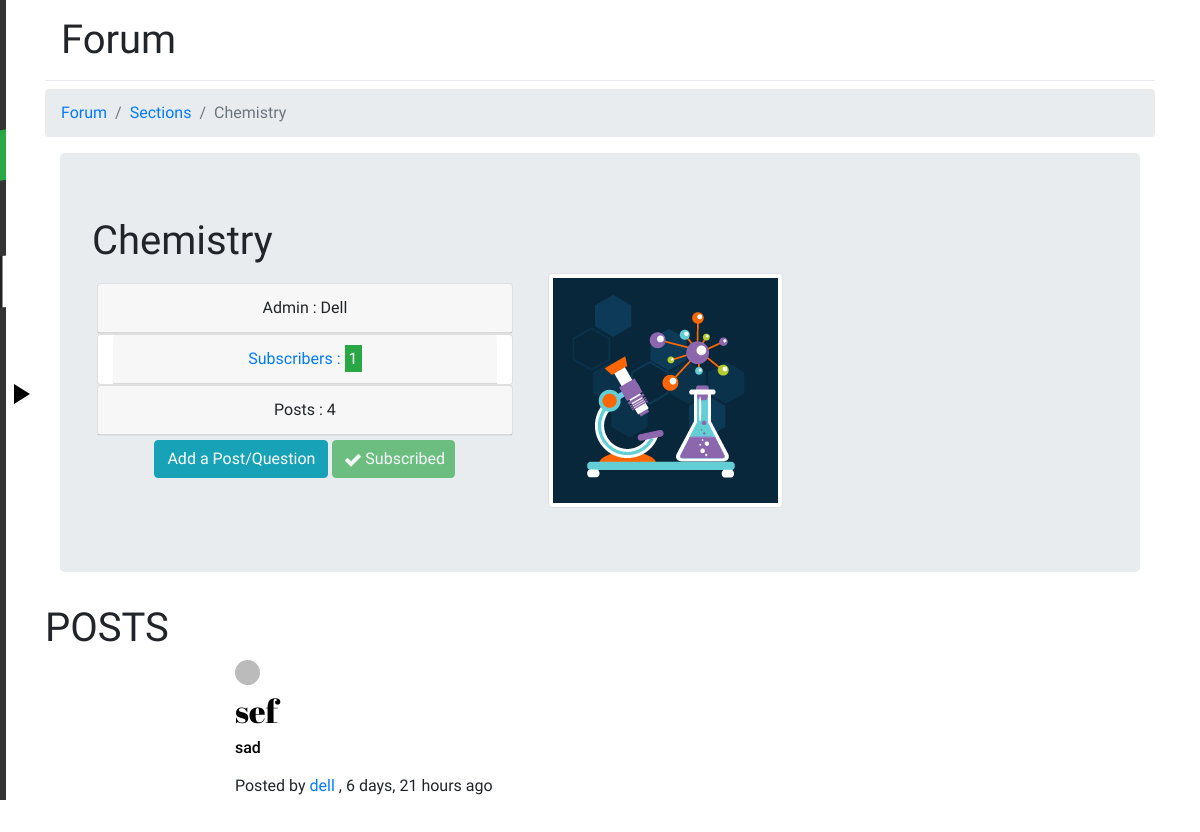
Before: /forum/sections/chemistry/ (signed in) with the older database file.
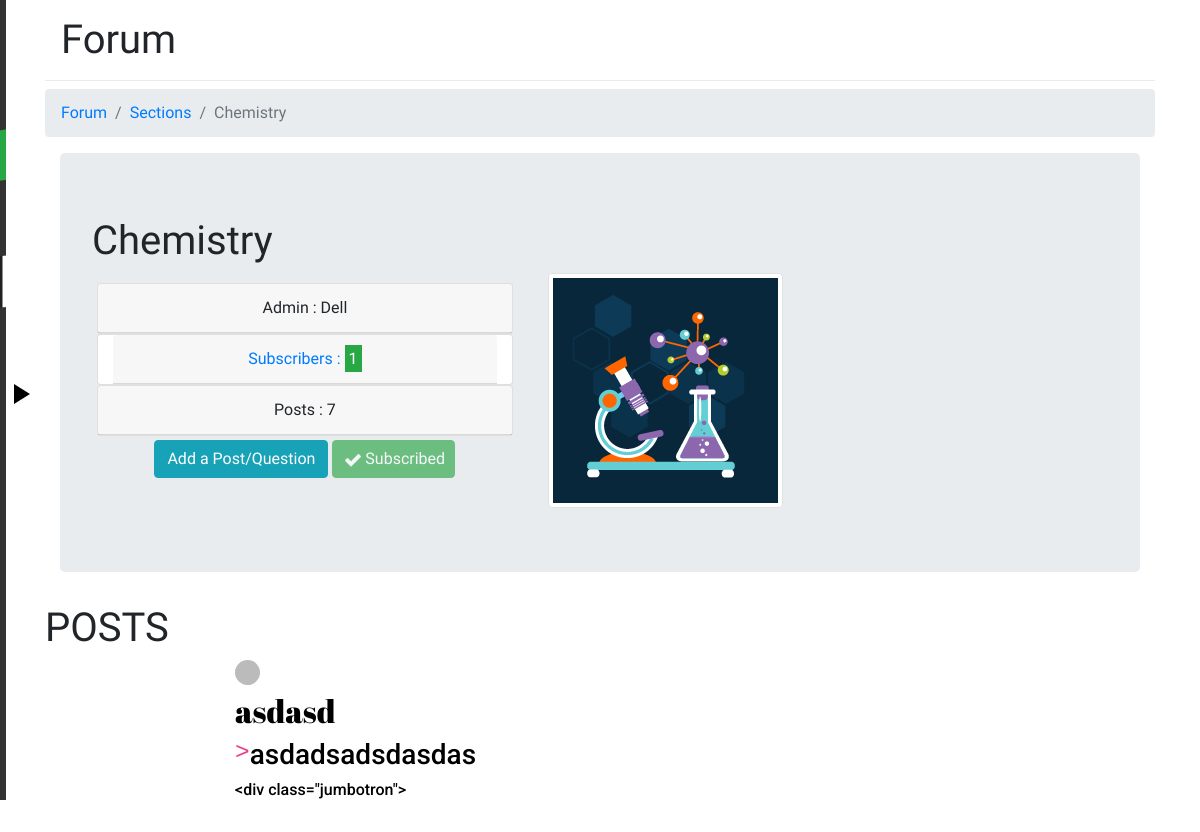
After: the same page with the newer database file.
### forum/models.py (models this page shows, shortened)
class ForumSection(models.Model):
    name=models.CharField(max_length=75)
    section_desc=models.TextField(blank=True,null=True)
    admin=models.ForeignKey(User,on_delete=models.CASCADE,default=1,related_name="ForumSection_admin")
    picture_link=models.CharField(max_length=250,default="default_section.png")
    section_link = models.SlugField(null=True, blank=True)
    subscribers=models.ManyToManyField(User,related_name="ForumSection_subscribers")

class Post(models.Model):
    title=models.CharField(max_length=250)
    author=models.ForeignKey(User,on_delete=models.CASCADE,default=1)
    section=models.ForeignKey(ForumSection,on_delete=models.CASCADE)
    content=models.TextField()
    subject=models.CharField(max_length=150,null=True,blank=True)
    created_time=models.DateTimeField(auto_now_add=True)
    updated_time=models.DateTimeField(auto_now=True)
    upvote=models.ManyToManyField(User,blank=True,related_name="like")
    downvote=models.ManyToManyField(User,blank=True,related_name="dislike")
    class Meta:
        ordering=['-updated_time','-created_time']

### forum/views.py (the view)
# urls.py: re_path(r'^sections/(?P<section_link>[\w-]+)/$',ForumSectionDetailView.as_view(),name="sections"),
class ForumSectionDetailView(LoginRequiredMixin,DetailView):
    def get_object(self):
        section_link=self.kwargs.get("section_link")
        obj=get_object_or_404(ForumSection,section_link=section_link)
        return obj
    def get_context_data(self, *args,**kwargs):
        section_link = self.kwargs.get("section_link")
        obj = get_object_or_404(ForumSection, section_link=section_link)
        subscribers = list(obj.subscribers.all())
        is_subscribed= self.request.user in subscribers
        context = super().get_context_data(*args,**kwargs)
        context.update({'forum': True, 'logged_in': True, 'explore': True ,'is_subscribed':is_subscribed})
        return context
    template_name = "forum/forum_detail.html"

### forum/templates/forum/forum_detail.html (shortened to what this page needs)
{% extends 'home/includes/base1.html' %}
{% block content1 %}
    {% load staticfiles %}
    <link rel="stylesheet" href="{% static '/home/css/meny.css' %}" />
    <link rel="stylesheet" href="{% static '/forum/css/forum_main.css' %}" />
{% endblock content1 %}
{% block body %}
    {% include 'home/includes/navbar.html' %}
    <div class="contents">
        <div class="container">
            <h1 class="modal-header">Forum</h1>
            <nav aria-label="breadcrumb">
              <ol class="breadcrumb">
                <li class="breadcrumb-item"><a href="{% url 'forum:index' %}">Forum</a></li>
                <li class="breadcrumb-item"><a href="{% url 'forum:explore' %}">Sections</a></li>
                <li class="breadcrumb-item active">{{ object.name }}</li>
              </ol>
            </nav>
            <div class="container">
                <div class="jumbotron clearfix">
                    <header><h1>{{ object.name }}</h1></header>
                    <div class="row">
                    <div class="col-xl-5 col-lg-5 col-md-12 section_desc">
                                <div class="card">
                                    <span class="admin card-header text-capitalize text-center">Admin : {{ object.admin }}</span>
                                </div>
                                <div class="card container-fluid">
                                    {% if not object.subscribers.all.count %}<div class="card-header text-center">Subscribers : <span class="badge-success p-1">{{ object.subscribers.all.count }}</span></div>
                                    {% else %}
                                        <a href="#" class="subs_toggle" data-toggle="modal" data-target="#subs"><div class="card-header text-center">Subscribers : <span class="badge-success p-1">{{ object.subscribers.all.count }}</span></div></a>
                                    {% endif %}
                                </div>
                        <div class="card text-center"><div class="card-header">Posts : {{ object.post_set.all.count }}</div></div>
                        <div class="text-center buttons_fdetail">
                            <a href="{% url 'forum:create' %}" class="btn btn-info mt-1">Add a Post/Question</a>
                            {% if not is_subscribed %}
                            <a href="{% url 'forum:subscribe' pk=object.pk %}" class="btn btn-success mt-1">
                                <svg class="icon icon-plus"><use xlink:href="#icon-plus"></use></svg>&nbsp;Subscribe
                            </a>
                            {% else %}
                                <a href="{% url 'forum:unsubscribe' pk=object.pk %}" class="btn btn-success mt-1 subscribe-d" id="subscribed" style="width:123px;height:38px">
                                <svg class="icon icon-checkmark"><use xlink:href="#icon-checkmark"></use></svg>&nbsp;Subscribed
                                </a>
                            {% endif %}
                        </div>
                    </div>
                        <div class="col-xl-6 col-lg-6 col-md-12"><img src="{% load static %}{% static 'forum/images/'|add:object.picture_link %}" class="img-thumbnail"/></div>
                </div>
                </div>
    </div
      <div class="container mb-4">
          <h1 class="header">POSTS</h1>
      <div class="row">
          {% for post in object.post_set.all %}
            <div class="col-lg-8 col-md-10 mx-auto">
          <div class="post-preview">
            <span class="dot"></span>
            <a href="{% url 'forum:posts' pk=post.pk %}">
              <h2 class="post-title">
                {{ post.title }}
              </h2>
                {% if post.subject %}
              <h3 class="post-subtitle">
                <code class="float-left">></code>
                {{ post.subject }}
              </h3>
                {% endif %}
                <h6 class="post-contents">
                {{ post.content|linebreaks|truncatewords:10 }}
              </h6>
            </a>
            <p class="post-meta">Posted by
              <a href="{% url 'accounts:profile' username=post.author.username %}">{{ post.author }}</a>
              , {{ post.created_time|timesince}} ago </p>
          </div>
          </div>
        {% endfor %}
        </div>
      </div>
    </div>
        <script src="{% load static %}{% static "forum/js/forum.js" %}" type="text/javascript"></script>
{% endblock body %}

### home/templates/home/includes/base1.html (shortened to what this page needs)
<!doctype html>
<html lang="en">
  <head>
    {% load staticfiles %}
    <link rel="stylesheet" href="{% static 'home/css/bootstrap.min.css'%}"/>
      {% block content1 %}{% endblock content1 %}
  </head>
  <body>
    {% block body %}
    {% endblock %}
    {% load staticfiles %}
  </body>
</html>

### home/templates/home/includes/navbar.html (shortened to what this page needs)
{% block content %}
    <div class="meny">
            <div class="logo_div_nav">
                    {% load staticfiles %}<img class="logo_nav" src="{% static 'home/images/logo-small.png' %}"/>
            </div>
			<h2 class="navbar_header">Menu</h2>
            {% if explore %}
                <ul class="navbar_ul">
                    <li>
                        <form method="get" action="{%  url 'forum:search'%}" class="e_search_group" autocomplete="off">
                                    <div class="input-group">
                                        <button class="btn btn-lg btn-success e_search_button" type="submit">
                                        </button>
                                    </div>
                        </form>
                    </li>
                </ul>
            {% endif %}
			<ul class="navbar_ul">
                 <a href="{% url 'home:index' %}" class="navbar_li_a">
                    <li class="navbar_li {% if home %}selected{% endif %}">
                    </li>
                 </a>
                <a href="{% url 'forum:index'%}" class="navbar_li_a">
				<li class="navbar_li {% if forum %}selected{% endif %}">
                </li>
                </a>
                <a href="{% url 'minefield:index' %}" class="navbar_li_a">
                    <li class="navbar_li {% if about %}selected{% endif %}">
                            {% load staticfiles %}<img src="{% static 'forum/images/minefield_nav.svg' %}" class="minefield_logo_nav" style="width:25px;height:25px;color:white"/>
                    </li>
                </a>
                {% if not logged_in %}
                    <a href="{% url 'accounts:login'%}" class="navbar_li_a">
                        <li class="navbar_li {% if login %}selected{% endif %}">
                        <svg class="icon icon-key"><use xlink:href="#icon-key"></use></svg>
                        <span class="navbar_li_text">&nbsp;Login</span>
                        </li>
                    </a>
                {% else %}
                    <a href="{% url 'accounts:logout'%}" class="navbar_li_a">
                        <li class="navbar_li {% if login %}selected{% endif %}">
                        </li>
                    </a>
                {% endif %}
                <a href="{% url 'home:about' %}" class="navbar_li_a">
                    <li class="navbar_li {% if about %}selected{% endif %}">
                    </li>
                </a>
			</ul>
    </div>
    <div class="meny-arrow"></div>
{% endblock %}

### home/static/home/css/meny.css (style rules this page uses)
html, body { height: 100%; overflow:auto; }
.meny { display: none; overflow: auto; background: #333; color: #eee; -webkit-box-sizing: border-box; -moz-box-sizing: border-box; box-sizing: border-box; }
.meny-arrow { position: absolute; z-index: 10; border: 10px solid transparent; -webkit-transition: opacity 0.4s ease 0.4s; -moz-transition: opacity 0.4s ease 0.4s; -ms-transition: opacity 0.4s ease 0.4s; -o-transition: opacity 0.4s ease 0.4s; transition: opacity 0.4s ease 0.4s; }
.meny-left .meny-arrow { left: 14px; top: 50%; margin-top: -16px; border-left: 16px solid #fff; }
.contents { position:fixed; width: 100%; height: 100%; overflow-y: auto; -webkit-overflow-scrolling: touch; -webkit-transform-style: preserve-3d; -webkit-box-sizing: border-box; -moz-box-sizing: border-box; box-sizing: border-box; }

### forum/static/forum/css/forum_main.css (style rules this page uses)
.icon { display: inline-block; color:#fefefe; width: 1em; height: 1em; fill: currentColor; stroke:currentColor; vertical-align: middle; }
* { margin:0; padding:0; }
ul { list-style: none; }
body { font-family:'Share Tech'; background-color: #fff; }
.navbar_header { padding:5px 0px 5px 5px; font-family:'Share Tech'; text-decoration:underline; }
.navbar_li { padding:10px 0 10px 10px; margin:7px 0 7px 0px; }
.selected { background-color: #202121; border-right:4px solid #fff; }
.meny-left .meny-arrow { left: 14px; top: 50%; margin-top: -16px; border-left: 16px solid #000; }
.navbar_li_a { color:#fff; -webkit-transition: all .2s ease-in-out; -moz-transition: all .2s ease-in-out; transition: all .2s ease-in-out; }
.e_search_button { width:20%; border-radius:0; }
.section_desc { padding:10px; margin:0 10px; }
.subscribe-d { opacity:0.65; }
.dot { height: 25px; width: 25px; background-color: #bbb; border-radius: 50%; display: inline-block; }
.post-title { font-family:'Abril Fatface'; color:#000; }
.post-subtitle,.post-contents { font-family:'Roboto'; color:#000; }

Changed rows visible on the page:
no longer on this page (row edited): Post: title "sef", content "sad", author "dell", created_time "6 days, 21 hours"
computed for ForumSection "Chemistry": post_set.all.count "4" → "7"
added Post: title "asdasd", subject "asdadsadsdasdas", content "<div class=\"jumbotron\">"
